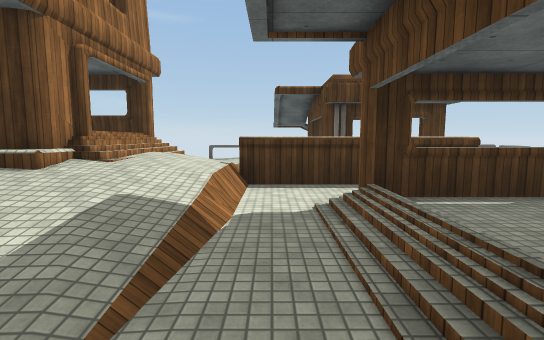
view 1 (above)

17 first-person views from a walk through a Unity game level. The camera is 1.5 m above the floor, tilts 6° down and sees 85° across. The floor is counted in squares, 2 m on a side. Each view is taken from the middle of a square. On the plan, view 1 faces up. The plan holds only what a view shows up to about 10 squares ahead; the rest is blank. The place goes on beyond the plan. Surface patterns are stand-ins for the level's own textures.

view 2
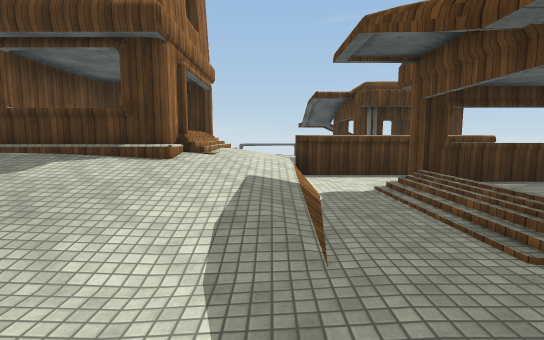

view 3
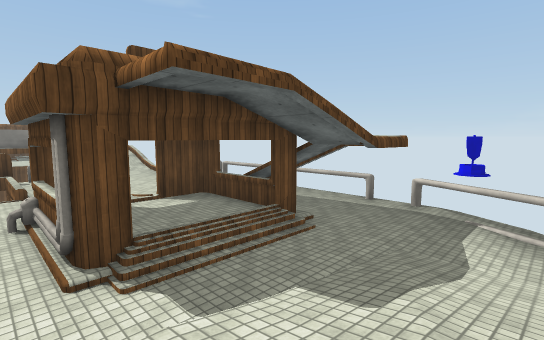

view 4
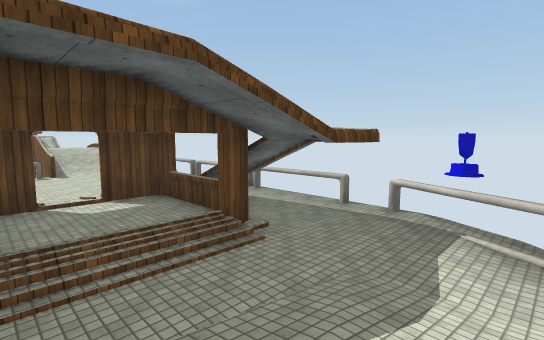

view 5
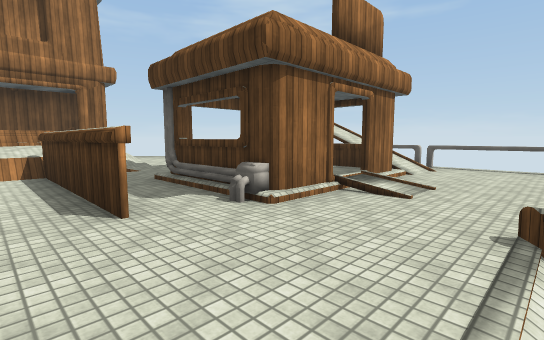

view 6
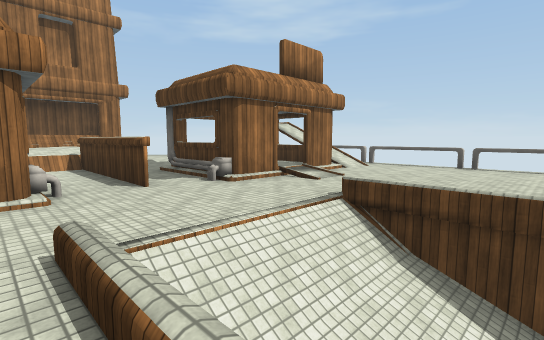

view 7
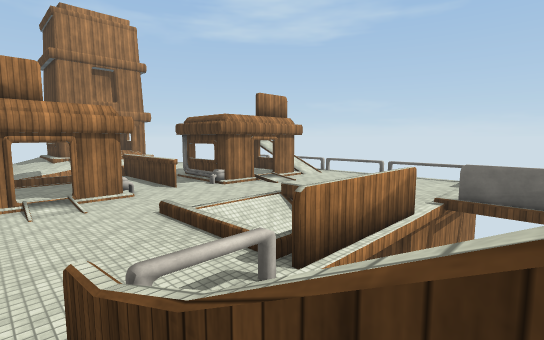

view 8
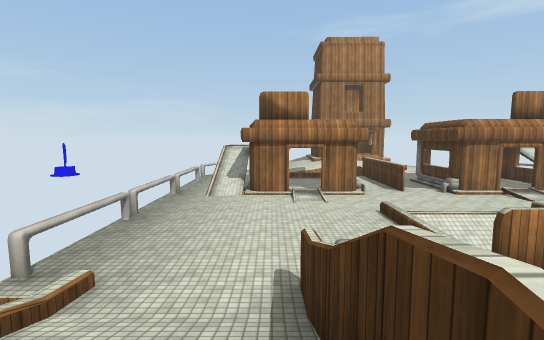

view 9
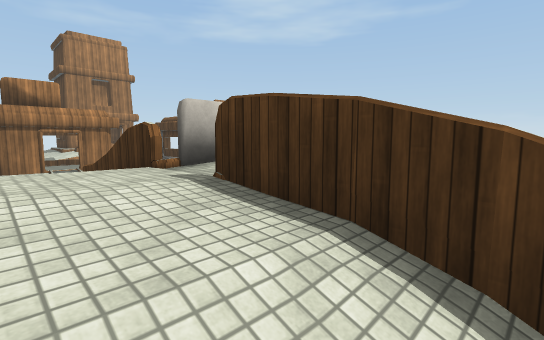

view 10
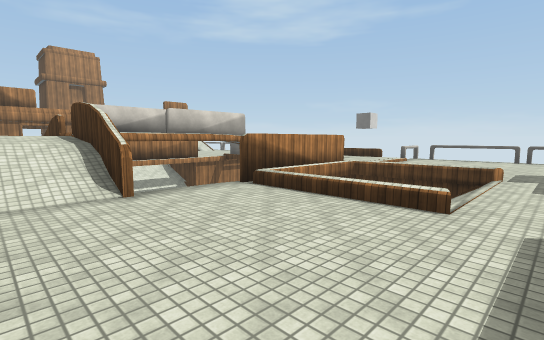

view 11
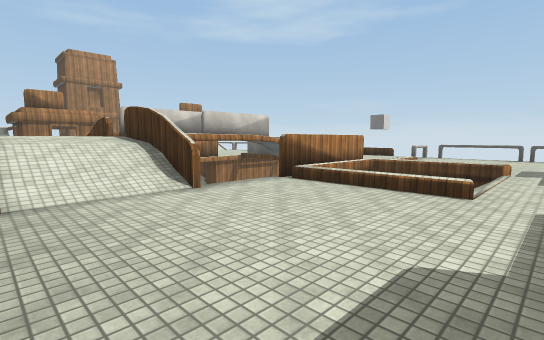

view 12
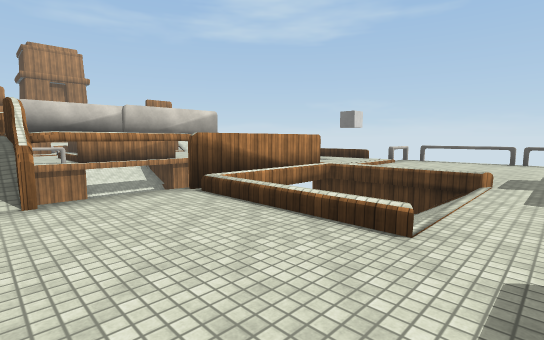

view 13
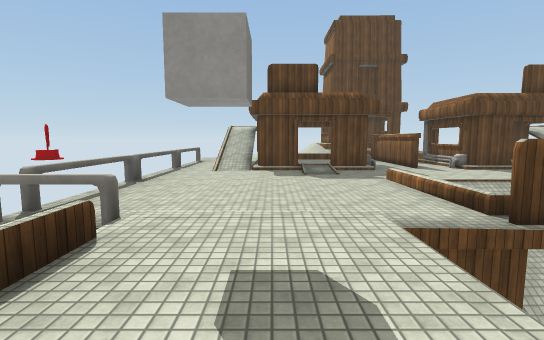

view 14
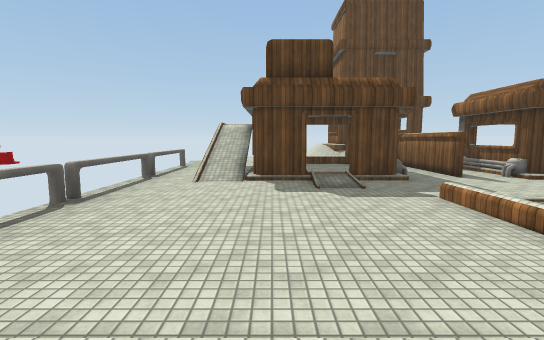

view 15
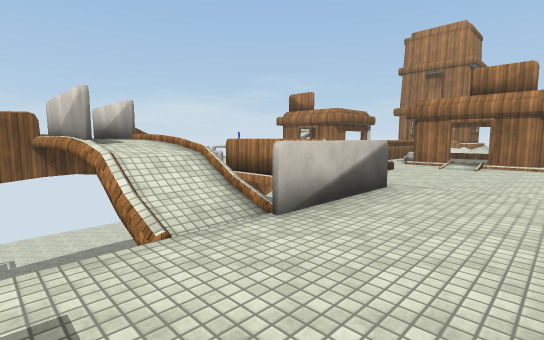

view 16
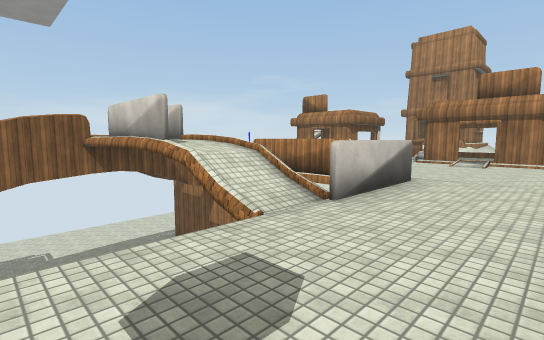

view 17
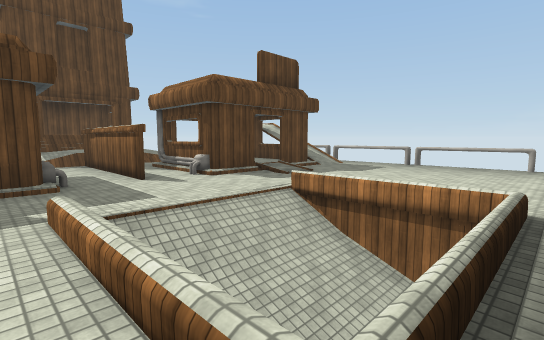

### Floor plan
Key: @ floor where view 1 was taken; # wall or solid block; x gap in a wall; . main floor; : floor 0.25 m higher than the main floor; - floor 0.25 m lower than the main floor; + floor 0.75 m higher than the main floor; * floor 1.5 m higher than the main floor; / step, stairs or slope; = window, fence, low wall or low ledge; ^ raised ledge; v drop or lower ground.
Columns run from 6 left of view 1 to 27 right of it. Each row starts with its distance up from view 1.
 12          ^vvvvvv      v^^vvvvvv
 11         xv ....v      v..../...
 10         #//..../::::::/....//=.
  9        #::#..../::::::/....#
  8         ::/..../==//::/...//::/
  7     //./  #.....  +v  .....#::/
  6  #=#//./=##.///#      #///.#==/ /#
  5 #   //####..//         ///..####//
  4 #   //......///        ///.....  /
  3  #=#//.#=#/....v  #v  #..../#=   #
  2   ////./::/....v v#vv ...../
  1    ///.#::#.....//*#*##....#::
  0     -.@/#//...../ **///....###
 -1     #...///..../v vvvv ....
 -2     vvvvvvvvvvvv  vvvvvvvvvv

Positions as (right, up) in squares from view 1, and headings:
1: (0, 0), facing up
2: (-1, -1), facing up
3: (-2, 4), facing down-right
4: (-2, 3), facing down-right
5: (6, 4), facing up-left
6: (8, 3), facing up-left
7: (11, 1), facing up-left
8: (12, 1), facing left
9: (15, 0), facing up-left
10: (20, 0), facing up-left
11: (20, -1), facing up-left
12: (20, 1), facing up-left
13: (13, 9), facing right
14: (15, 9), facing right
15: (14, 10), facing down-left
16: (15, 10), facing down-left
17: (16, 7), facing down-right
